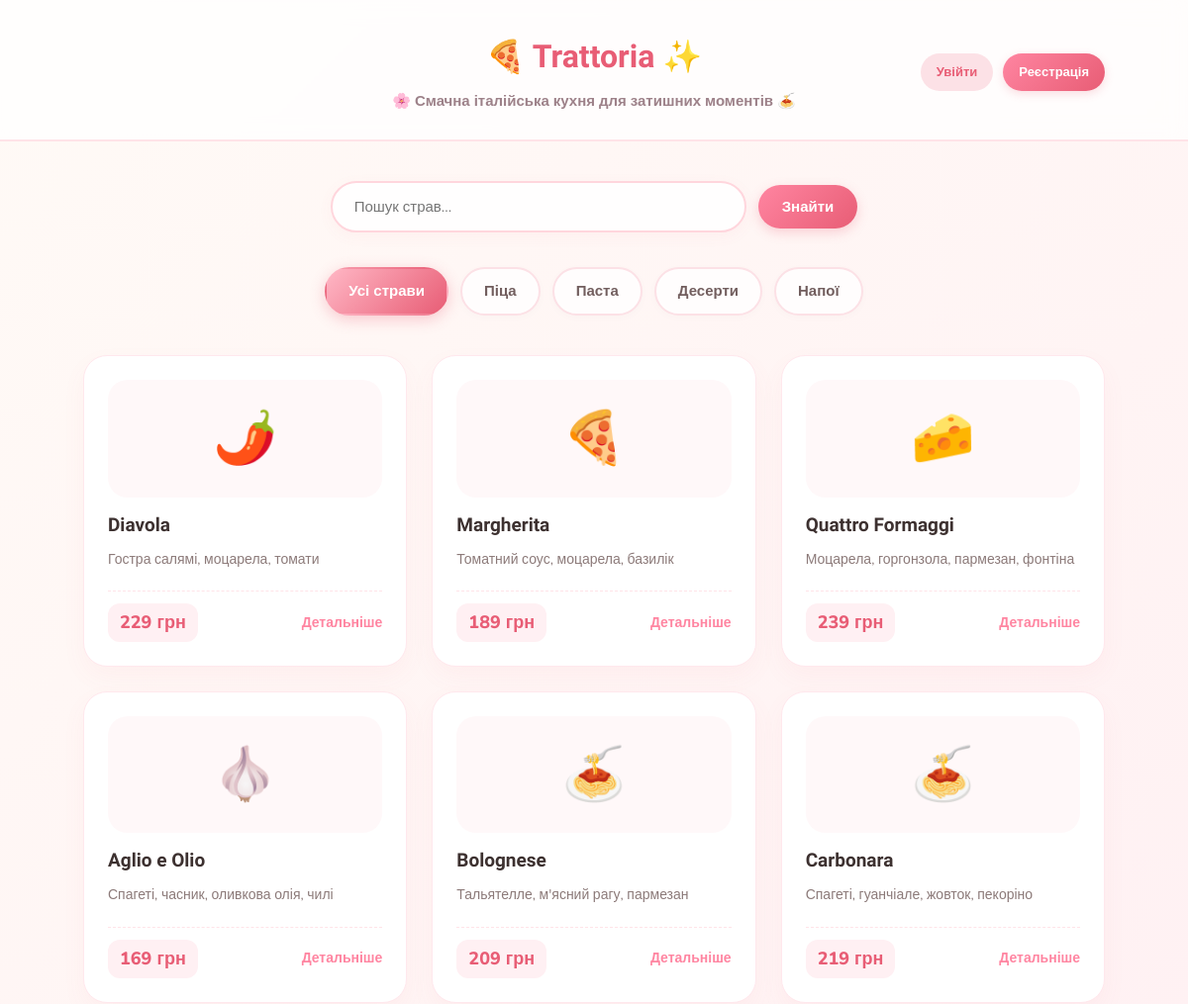
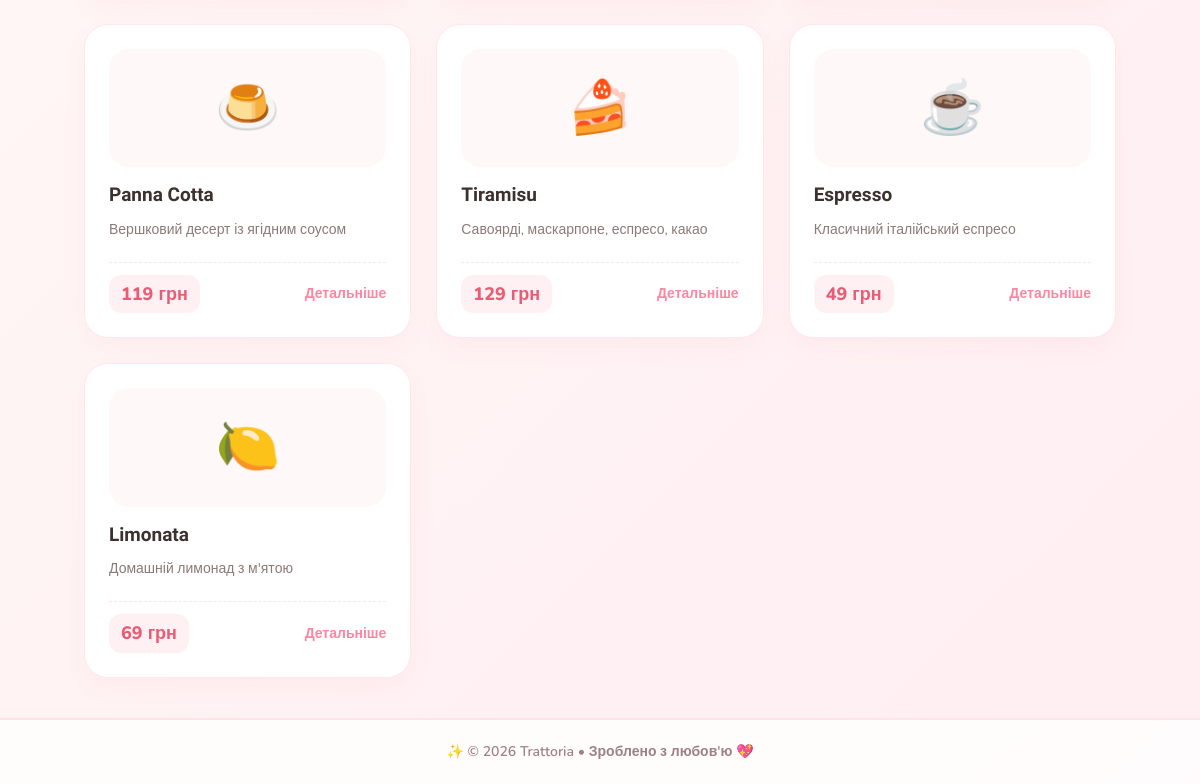
The page /menu on the database its author committed (2 pictures, top to bottom).
### models.py (models this page shows, shortened)
class Category(db.Model):
    __tablename__ = 'categories'
    id = db.Column(db.Integer, primary_key=True)
    name = db.Column(db.String(50), nullable=False, unique=True)
    slug = db.Column(db.String(50), nullable=False, unique=True)
    dishes = db.relationship('Dish', back_populates='category', order_by='Dish.name')

class Dish(db.Model):
    __tablename__ = 'dishes'
    id = db.Column(db.Integer, primary_key=True)
    name = db.Column(db.String(50), nullable=False)
    description = db.Column(db.Text, nullable=False, default='')
    price = db.Column(db.Integer, nullable=False)
    emoji = db.Column(db.String(8), nullable=False, default='🍽️')
    is_available = db.Column(db.Boolean, nullable=False, default=True)
    category_id = db.Column(db.Integer, db.ForeignKey('categories.id'), nullable=False)
    category = db.relationship('Category', back_populates='dishes')

### app.py (the view)
@app.route('/menu')
@app.route('/menu/<slug>')
def menu(slug=None):
    categories = Category.query.order_by(Category.id).all()
    current = None
    query = Dish.query.filter_by(is_available=True)
    if slug:
        current = Category.query.filter_by(slug=slug).first_or_404()
        query = query.filter_by(category_id=current.id)
    q = request.args.get('q', "").strip()
    if q:
        query = query.filter(Dish.name.ilike(f"%{q}%"))
    dishes = query.order_by(Dish.category_id, Dish.name).all()
    return render_template('menu.html', categories=categories, current=current, dishes=dishes, q=q)

### templates/menu.html (shortened to what this page needs)
{% extends "base.html" %}
{% block content %}
<div class="menu-page">
    <form method="GET" action="{{ url_for('menu') }}" class="search-form">
        <input type="text" name="q" value="{{ q }}" placeholder="Пошук страв..." class="search-input">
        <button type="submit" class="search-btn">Знайти</button>
    </form>
    <div class="categories-nav">
        <a href="{{ url_for('menu') }}" class="category-pill {% if not current %}active{% endif %}">Усі страви</a>
        {% for cat in categories %}
            <a href="{{ url_for('menu', slug=cat.slug) }}" class="category-pill {% if current and current.id == cat.id %}active{% endif %}">
                {{ cat.name }}
            </a>
        {% endfor %}
    </div>
    <div class="dishes-grid">
        {% if dishes %}
            {% for dish in dishes %}
                <div class="dish-card">
                    <div class="dish-emoji">{{ dish.emoji }}</div>
                    <div class="dish-info">
                        <h3>
                            <a href="{{ url_for('dish_detail', dish_id=dish.id) }}">{{ dish.name }}</a>
                        </h3>
                        <p class="dish-desc">{{ dish.description }}</p>
                        <div class="dish-footer">
                            <span class="dish-price">{{ dish.price }} грн</span>
                            <div style="display: flex; gap: 8px; align-items: center;">
                                <a href="{{ url_for('dish_detail', dish_id=dish.id) }}" class="details-btn">Детальніше</a>
                            </div>
                        </div>
                    </div>
                </div>
            {% endfor %}
        {% else %}
            <p class="no-dishes">Нічого не знайдено за вашим запитом.</p>
        {% endif %}
    </div>
</div>
{% endblock %}

### templates/base.html (shortened to what this page needs)
<!DOCTYPE html>
<html lang="uk">
<head>
    <link rel="stylesheet" href="{{ url_for('static', filename='style.css') }}">
</head>
<body>
    <header class="site-header">
        <div class="container header-container">
            <div class="header-auth">
                {% if current_user.is_authenticated %}
                    <div style="display: flex; align-items: center; gap: 10px;">
                        <a href="{{ url_for('cart') }}" class="header-btn register-link" style="background: #fff0f3; color: #e85d75; border: 2px solid #ffb7c5;">🛒 Кошик</a>
                        <a href="{{ url_for('profile') }}" class="user-profile-badge">
                            <span class="user-icon">👤</span>
                            <span class="username-text">{{ current_user.username }}</span>
                        </a>
                    </div>
                {% else %}
                    <div class="auth-buttons">
                        <a href="{{ url_for('login') }}" class="header-btn login-link">Увійти</a>
                        <a href="{{ url_for('registration') }}" class="header-btn register-link">Реєстрація</a>
                    </div>
                {% endif %}
            </div>
            <div class="header-brand">
                <h1><a href="{{ url_for('menu') }}">🍕 Trattoria ✨</a></h1>
                <p>🌸 Смачна італійська кухня для затишних моментів 🍝</p>
            </div>
        </div>
    </header>
    <main class="site-main">
        <div class="container">
            {% block content %}{% endblock %}
        </div>
    </main>
    <footer class="site-footer">
        <div class="container">
            <p>✨ &copy; 2026 Trattoria • Зроблено з любов'ю 💖</p>
        </div>
    </footer>
</body>
</html>

### static/style.css (style rules this page uses)
* { box-sizing: border-box; margin: 0; padding: 0; }
body { font-family: 'Nunito', sans-serif; background: linear-gradient(135deg, #fffaf6 0%, #ffeef2 100%); color: #4a3e3d; line-height: 1.7; display: flex; flex-direction: column; min-height: 100vh; }
.container { max-width: 1080px; margin: 0 auto; padding: 0 24px; }
.site-header { background: rgba(255, 255, 255, 0.75); backdrop-filter: blur(10px); border-bottom: 2px solid #ffe3e8; padding: 30px 0 25px; text-align: center; position: sticky; top: 0; z-index: 100; }
.site-header h1 { font-family: 'Comfortaa', cursive; font-size: 32px; font-weight: 700; }
.site-header h1 a { color: #e85d75; text-decoration: none; transition: transform 0.3s ease; display: inline-block; }
.site-header p { font-size: 15px; color: #9d8189; margin-top: 6px; font-weight: 600; }
.site-main { flex: 1; padding: 40px 0; }
.search-form { display: flex; justify-content: center; align-items: center; gap: 12px; margin-bottom: 35px; }
.search-input { width: 100%; max-width: 420px; padding: 14px 22px; border: 2px solid #ffd6dd; border-radius: 30px; font-size: 15px; font-family: 'Nunito', sans-serif; background-color: rgba(255, 255, 255, 0.9); color: #4a3e3d; outline: none; box-shadow: 0 4px 15px rgba(232, 93, 117, 0.05); transition: all 0.3s ease; }
.search-btn, .reset-search { padding: 12px 24px; border: none; border-radius: 30px; font-size: 15px; font-weight: 700; font-family: 'Nunito', sans-serif; cursor: pointer; text-decoration: none; display: inline-flex; align-items: center; justify-content: center; transition: all 0.3s ease; }
.search-btn { background: linear-gradient(135deg, #ff85a1 0%, #e85d75 100%); color: #ffffff; box-shadow: 0 4px 12px rgba(232, 93, 117, 0.25); }
.categories-nav { display: flex; justify-content: center; flex-wrap: wrap; gap: 12px; margin-bottom: 40px; }
.category-pill { padding: 10px 22px; background-color: rgba(255, 255, 255, 0.8); color: #725e5e; text-decoration: none; border-radius: 25px; font-size: 15px; font-weight: 700; border: 2px solid #fce1e6; box-shadow: 0 2px 10px rgba(0, 0, 0, 0.02); transition: all 0.3s cubic-bezier(0.175, 0.885, 0.32, 1.275); }
.category-pill.active { background: linear-gradient(135deg, #ffb7c5 0%, #e85d75 100%); color: #ffffff; border-color: transparent; box-shadow: 0 4px 15px rgba(232, 93, 117, 0.3); }
.dishes-grid { display: grid; grid-template-columns: repeat(auto-fill, minmax(260px, 1fr)); gap: 25px; }
.dish-card { background: #ffffff; border-radius: 24px; padding: 24px; border: 1px solid #ffe8ed; box-shadow: 0 10px 25px rgba(232, 93, 117, 0.05); display: flex; flex-direction: column; justify-content: space-between; transition: all 0.3s cubic-bezier(0.175, 0.885, 0.32, 1.275); position: relative; overflow: hidden; }
.dish-emoji { font-size: 52px; text-align: center; margin-bottom: 12px; background: #fff8f9; border-radius: 20px; padding: 15px 0; transition: transform 0.3s ease; }
.dish-info h3 { margin-bottom: 6px; }
.dish-info h3 a { color: #3d3130; text-decoration: none; font-size: 19px; font-weight: 800; font-family: 'Comfortaa', cursive; transition: color 0.2s; }
.dish-desc { font-size: 14px; color: #8c7a79; margin-bottom: 20px; flex-grow: 1; }
.dish-footer { display: flex; justify-content: space-between; align-items: center; padding-top: 12px; border-top: 1px dashed #ffe3e8; }
.dish-price { font-weight: 800; color: #e85d75; font-size: 18px; background: #fff0f3; padding: 4px 12px; border-radius: 12px; }
.details-btn { font-size: 14px; font-weight: 700; color: #ff85a1; text-decoration: none; transition: all 0.2s; }
.site-footer { background: rgba(255, 255, 255, 0.8); border-top: 2px solid #ffe3e8; color: #9d8189; text-align: center; padding: 20px 0; font-size: 14px; font-weight: 600; margin-top: auto; }
.header-container { position: relative; }
.header-auth { position: absolute; right: 24px; top: 50%; transform: translateY(-50%); }
.auth-buttons { display: flex; gap: 10px; }
.header-btn { padding: 8px 16px; border-radius: 20px; font-size: 13px; font-weight: 700; text-decoration: none; transition: all 0.3s ease; }
.login-link { background-color: #fce1e6; color: #e85d75; }
.register-link { background: linear-gradient(135deg, #ff85a1 0%, #e85d75 100%); color: #ffffff; box-shadow: 0 3px 10px rgba(232, 93, 117, 0.2); }

### rows shown on the page
Category: name "Піца"
Category: name "Паста"
Category: name "Десерти"
Category: name "Напої"
Dish: emoji "🌶️", name "Diavola", description "Гостра салямі, моцарела, томати", price "229"
Dish: emoji "🍕", name "Margherita", description "Томатний соус, моцарела, базилік", price "189"
Dish: emoji "🧀", name "Quattro Formaggi", description "Моцарела, горгонзола, пармезан, фонтіна", price "239"
Dish: emoji "🧄", name "Aglio e Olio", description "Спагеті, часник, оливкова олія, чилі", price "169"
Dish: emoji "🍝", name "Bolognese", description "Тальятелле, м'ясний рагу, пармезан", price "209"
Dish: emoji "🍝", name "Carbonara", description "Спагеті, гуанчіале, жовток, пекоріно", price "219"
Dish: emoji "🍮", name "Panna Cotta", description "Вершковий десерт із ягідним соусом", price "119"
Dish: emoji "🍰", name "Tiramisu", description "Савоярді, маскарпоне, еспресо, какао", price "129"
Dish: emoji "☕", name "Espresso", description "Класичний італійський еспресо", price "49"
Dish: emoji "🍋", name "Limonata", description "Домашній лимонад з м'ятою", price "69"
